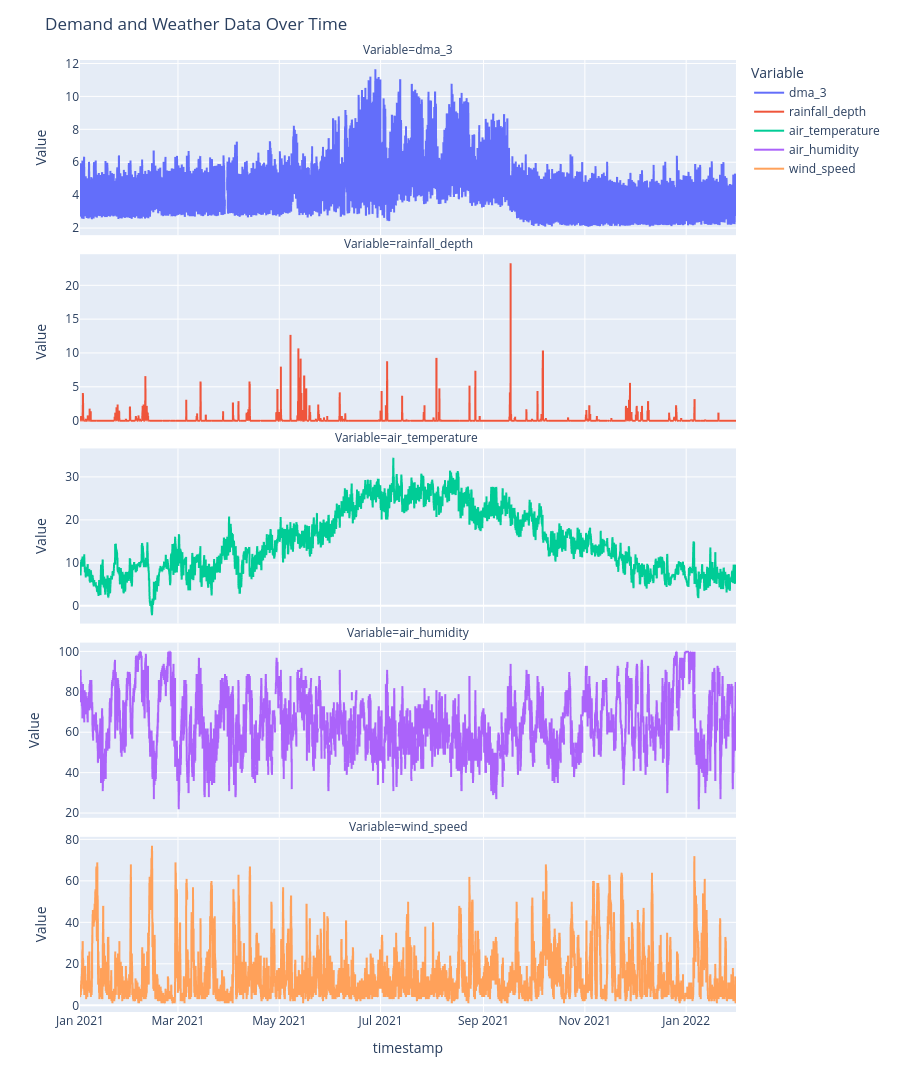

Here is the notebook cell this chart was saved with:
### Code cell
# Convert data to long format for plotting
data_melted = merged_data.reset_index().melt(
    id_vars="timestamp", var_name="Variable", value_name="Value"
)

# Plot the demand data each variable per subplot
fig = px.line(
    data_melted,
    x="timestamp",
    y="Value",
    color="Variable",
    facet_col="Variable",
    facet_col_wrap=1,
    facet_row_spacing=0.02,
)

fig.update_layout(
    height=1200,
    title_text="Demand and Weather Data Over Time",
)

fig.update_yaxes(matches=None)
fig.show()

### Figure 1 — Plotly figure (JSON) as saved in the notebook; plotly's stock layout.template omitted (floating-point values rounded to 4 significant figures; data arrays with more than 128 entries replaced by an {"elided": "..."} marker saying what was removed)
{"data": [{"hovertemplate": "Variable=dma_3<br>timestamp=%{x}<br>Value=%{y}<extra></extra>", "legendgroup": "dma_3", "line": {"color": "#636efa", "dash": "solid"}, "marker": {"symbol": "circle"}, "mode": "lines", "name": "dma_3", "showlegend": true, "type": "scattergl", "x": {"elided": "9481 str values"}, "xaxis": "x5", "y": {"elided": "9481 float values"}, "yaxis": "y5"}, {"hovertemplate": "Variable=rainfall_depth<br>timestamp=%{x}<br>Value=%{y}<extra></extra>", "legendgroup": "rainfall_depth", "line": {"color": "#EF553B", "dash": "solid"}, "marker": {"symbol": "circle"}, "mode": "lines", "name": "rainfall_depth", "showlegend": true, "type": "scattergl", "x": {"elided": "9481 str values"}, "xaxis": "x4", "y": {"elided": "9481 float values"}, "yaxis": "y4"}, {"hovertemplate": "Variable=air_temperature <br>timestamp=%{x}<br>Value=%{y}<extra></extra>", "legendgroup": "air_temperature ", "line": {"color": "#00cc96", "dash": "solid"}, "marker": {"symbol": "circle"}, "mode": "lines", "name": "air_temperature ", "showlegend": true, "type": "scattergl", "x": {"elided": "9481 str values"}, "xaxis": "x3", "y": {"elided": "9481 float values"}, "yaxis": "y3"}, {"hovertemplate": "Variable=air_humidity<br>timestamp=%{x}<br>Value=%{y}<extra></extra>", "legendgroup": "air_humidity", "line": {"color": "#ab63fa", "dash": "solid"}, "marker": {"symbol": "circle"}, "mode": "lines", "name": "air_humidity", "showlegend": true, "type": "scattergl", "x": {"elided": "9481 str values"}, "xaxis": "x2", "y": {"elided": "9481 float values"}, "yaxis": "y2"}, {"hovertemplate": "Variable=wind_speed<br>timestamp=%{x}<br>Value=%{y}<extra></extra>", "legendgroup": "wind_speed", "line": {"color": "#FFA15A", "dash": "solid"}, "marker": {"symbol": "circle"}, "mode": "lines", "name": "wind_speed", "showlegend": true, "type": "scattergl", "x": {"elided": "9481 str values"}, "xaxis": "x", "y": {"elided": "9481 float values"}, "yaxis": "y"}], "layout": {"annotations": [{"font": {}, "showarrow": false, "text": "Variable=wind_speed", "x": 0.5, "xanchor": "center", "xref": "paper", "y": 0.184, "yanchor": "bottom", "yref": "paper"}, {"font": {}, "showarrow": false, "text": "Variable=air_humidity", "x": 0.5, "xanchor": "center", "xref": "paper", "y": 0.388, "yanchor": "bottom", "yref": "paper"}, {"font": {}, "showarrow": false, "text": "Variable=air_temperature ", "x": 0.5, "xanchor": "center", "xref": "paper", "y": 0.592, "yanchor": "bottom", "yref": "paper"}, {"font": {}, "showarrow": false, "text": "Variable=rainfall_depth", "x": 0.5, "xanchor": "center", "xref": "paper", "y": 0.796, "yanchor": "bottom", "yref": "paper"}, {"font": {}, "showarrow": false, "text": "Variable=dma_3", "x": 0.5, "xanchor": "center", "xref": "paper", "y": 1, "yanchor": "bottom", "yref": "paper"}], "height": 1200, "legend": {"title": {"text": "Variable"}, "tracegroupgap": 0}, "margin": {"t": 60}, "title": {"text": "Demand and Weather Data Over Time"}, "xaxis": {"anchor": "y", "domain": [0, 1], "title": {"text": "timestamp"}}, "xaxis2": {"anchor": "y2", "domain": [0, 1], "matches": "x", "showticklabels": false}, "xaxis3": {"anchor": "y3", "domain": [0, 1], "matches": "x", "showticklabels": false}, "xaxis4": {"anchor": "y4", "domain": [0, 1], "matches": "x", "showticklabels": false}, "xaxis5": {"anchor": "y5", "domain": [0, 1], "matches": "x", "showticklabels": false}, "yaxis": {"anchor": "x", "domain": [0, 0.184], "title": {"text": "Value"}}, "yaxis2": {"anchor": "x2", "domain": [0.204, 0.388], "title": {"text": "Value"}}, "yaxis3": {"anchor": "x3", "domain": [0.408, 0.592], "title": {"text": "Value"}}, "yaxis4": {"anchor": "x4", "domain": [0.612, 0.796], "title": {"text": "Value"}}, "yaxis5": {"anchor": "x5", "domain": [0.816, 1], "title": {"text": "Value"}}}}
